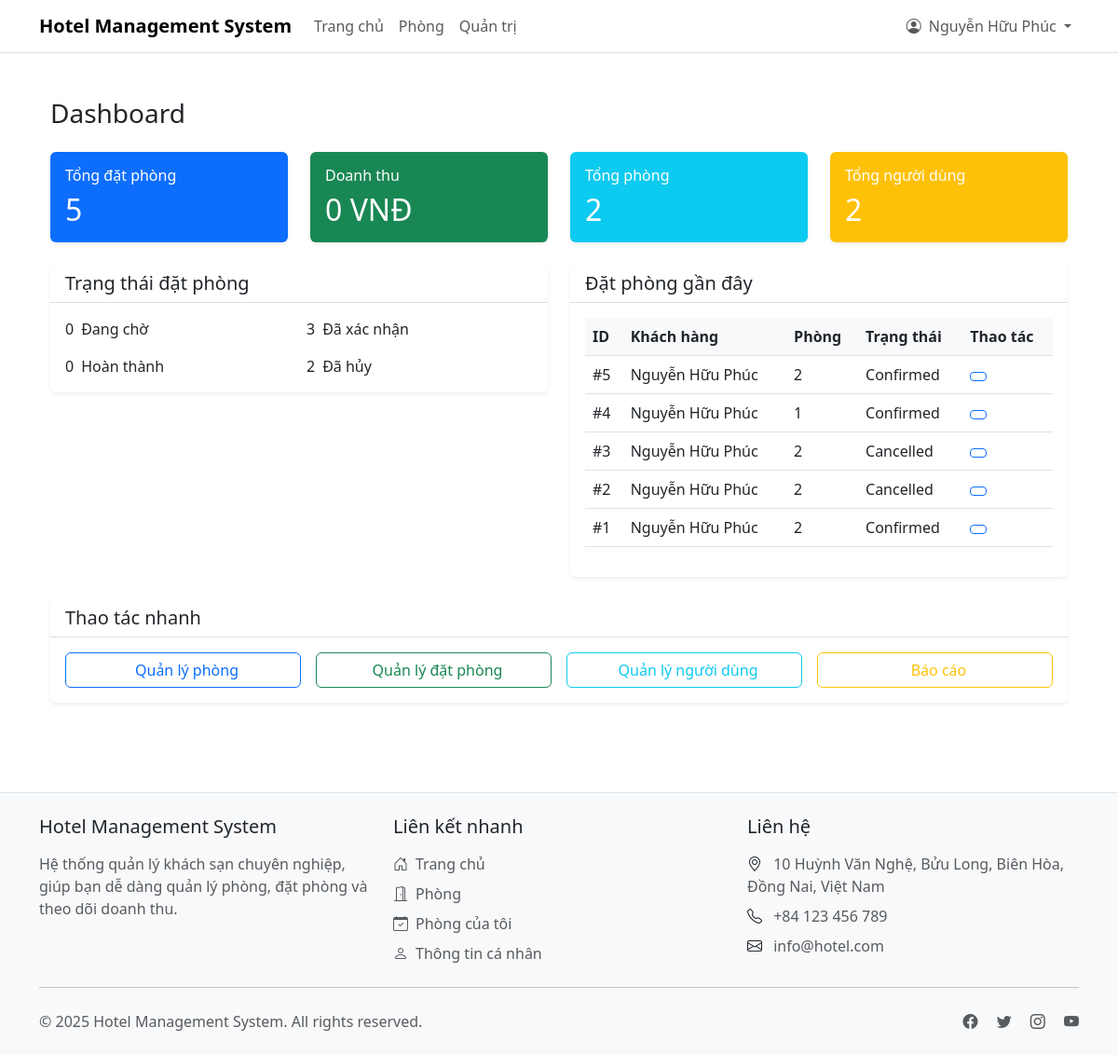
The app's page /admin/index.php (signed in) with its own data.
### tables this page shows
CREATE TABLE `bookings` (
  `id` int(11) NOT NULL,
  `user_id` int(11) NOT NULL,
  `room_id` int(11) NOT NULL,
  `check_in` date NOT NULL,
  `check_out` date NOT NULL,
  `total_price` decimal(10,2) NOT NULL,
  `status` enum('pending','confirmed','cancelled','completed') DEFAULT 'pending',
  `special_requests` text DEFAULT NULL,
  `created_at` timestamp NOT NULL DEFAULT current_timestamp(),
  `updated_at` timestamp NOT NULL DEFAULT current_timestamp() ON UPDATE current_timestamp(),
  `notes` varchar(255) DEFAULT NULL
);

CREATE TABLE `users` (
  `id` int(11) NOT NULL,
  `email` varchar(255) NOT NULL,
  `password` varchar(255) NOT NULL,
  `name` varchar(100) NOT NULL,
  `is_admin` enum('admin','user') DEFAULT NULL,
  `created_at` timestamp NOT NULL DEFAULT current_timestamp(),
  `updated_at` timestamp NOT NULL DEFAULT current_timestamp() ON UPDATE current_timestamp(),
  `phone` int(11) DEFAULT NULL
);

CREATE TABLE `rooms` (
  `id` int(11) NOT NULL,
  `room_number` varchar(10) NOT NULL,
  `type` varchar(50) NOT NULL,
  `price_per_night` decimal(10,2) NOT NULL,
  `capacity` int(11) NOT NULL,
  `description` text DEFAULT NULL,
  `status` enum('available','occupied','maintenance') DEFAULT 'available',
  `created_at` timestamp NOT NULL DEFAULT current_timestamp(),
  `updated_at` timestamp NOT NULL DEFAULT current_timestamp() ON UPDATE current_timestamp(),
  `image` varchar(255) DEFAULT NULL
);

### config/Database.php (called while the page is built, shortened)
<?php
class Database {
    private static $instance = null;
    private $pdo;
    private function __construct() {
        try {
            $host = 'localhost';
            $dbname = 'hotel_management2';
            $username = 'root';
            $password = '';
            $this->pdo = new PDO(
                "mysql:host=$host;dbname=$dbname;charset=utf8mb4",
                $username,
                $password,
                [
                    PDO::ATTR_ERRMODE => PDO::ERRMODE_EXCEPTION,
                    PDO::ATTR_DEFAULT_FETCH_MODE => PDO::FETCH_ASSOC,
                    PDO::ATTR_EMULATE_PREPARES => false
                ]
            );
        } catch (PDOException $e) {
            error_log("Database connection failed: " . $e->getMessage());
            throw new Exception("Database connection failed");
        }
    }
    public static function getInstance() {
        if (self::$instance === null) {
            self::$instance = new self();
        }
        return self::$instance;
    }
    public function query($sql, $params = []) {
        try {
            $stmt = $this->pdo->prepare($sql);
            $stmt->execute($params);
            return $stmt;
        } catch (PDOException $e) {
            error_log("Query failed: " . $e->getMessage());
            throw new Exception("Query failed");
        }
    }
    public function getConnection() {
        return $this->pdo;
    }
    public function fetchAll($sql, $params = []) {
        try {
            $stmt = $this->query($sql, $params);
            return $stmt->fetchAll();
        } catch (Exception $e) {
            error_log("FetchAll failed: " . $e->getMessage());
            return [];
        }
    }
}

### classes/Booking.php (called while the page is built, shortened)
<?php
class Booking {
    private $db;
    public function __construct() {
        $this->db = Database::getInstance()->getConnection();
    }
    public function getAllBookings($limit = null)
    {
        try {
            $sql = "
                SELECT b.*, r.room_number, r.type, u.name, u.email
                FROM bookings b
                INNER JOIN rooms r ON b.room_id = r.id
                INNER JOIN users u ON b.user_id = u.id
                ORDER BY b.created_at DESC
            ";
            if ($limit !== null) {
                $limit = (int)$limit;
                $sql .= " LIMIT $limit";
            }
            $stmt = $this->db->prepare($sql);
            $stmt->execute();
            return $stmt->fetchAll(PDO::FETCH_ASSOC) ?: [];
        } catch (PDOException $e) {
            error_log("Error getting all bookings: " . $e->getMessage());
            return [];
        }
    }
    public function getBookingStats() {
        try {
            $stats = [
                'total' => 0,
                'pending' => 0,
                'confirmed' => 0,
                'checked_in' => 0,
                'checked_out' => 0,
                'cancelled' => 0,
                'today' => 0,
                'this_week' => 0,
                'this_month' => 0
            ];
            $sql = "SELECT status, COUNT(*) as count FROM bookings GROUP BY status";
            $stmt = $this->db->prepare($sql);
            $stmt->execute();
            while ($row = $stmt->fetch(PDO::FETCH_ASSOC)) {
                $stats[$row['status']] = (int)$row['count'];
                $stats['total'] += (int)$row['count'];
            }
            $sql = "SELECT COUNT(*) as count FROM bookings WHERE DATE(created_at) = CURDATE()";
            $stmt = $this->db->prepare($sql);
            $stmt->execute();
            $stats['today'] = (int)$stmt->fetch(PDO::FETCH_ASSOC)['count'];
            $sql = "SELECT COUNT(*) as count FROM bookings WHERE YEARWEEK(created_at) = YEARWEEK(CURDATE())";
            $stmt = $this->db->prepare($sql);
            $stmt->execute();
            $stats['this_week'] = (int)$stmt->fetch(PDO::FETCH_ASSOC)['count'];
            $sql = "SELECT COUNT(*) as count FROM bookings WHERE MONTH(created_at) = MONTH(CURDATE()) AND YEAR(created_at) = YEAR(CURDATE())";
            $stmt = $this->db->prepare($sql);
            $stmt->execute();
            $stats['this_month'] = (int)$stmt->fetch(PDO::FETCH_ASSOC)['count'];
            return $stats;
        } catch (PDOException $e) {
            error_log("Error getting booking stats: " . $e->getMessage());
            return [];
        }
    }
}

### classes/Room.php (called while the page is built, shortened)
<?php
class Room {
    private $db;
    public function __construct() {
        $this->db = Database::getInstance();
        $this->uploadDir = dirname(__DIR__) . '/assets/images/rooms/';
    }
    public function getAllRooms() {
        try {
            $sql = "SELECT * FROM rooms ORDER BY room_number";
            return $this->db->fetchAll($sql);
        } catch (Exception $e) {
            error_log($e->getMessage());
            return [];
        }
    }
}

### classes/User.php (called while the page is built, shortened)
<?php
class User {
    private $db;
    public function __construct() {
        $this->db = Database::getInstance();
    }
    public function getAllUsers() {
        try {
            $sql = "SELECT id, email, name, is_admin, created_at FROM users ORDER BY id DESC";
            return $this->db->fetchAll($sql);
        } catch (PDOException $e) {
            error_log("Error getting all users: " . $e->getMessage());
            return [];
        }
    }
}

### admin/index.php (the view, shortened to what this page needs)
<?php
require_once '../includes/header.php';
require_once '../classes/Booking.php';
require_once '../classes/Room.php';
require_once '../classes/User.php';
$booking = new Booking();
$room = new Room();
$user = new User();
$bookingStats = $booking->getBookingStats();
$totalRooms = count($room->getAllRooms());
$totalUsers = count($user->getAllUsers());
$recentBookings = $booking->getAllBookings(5);
?>
<div class="container-fluid py-4">
    <div class="row">
        <div class="col-12">
            <h1 class="h3 mb-4">Dashboard</h1>
        </div>
    </div>
    <div class="row g-4 mb-4">
        <div class="col-md-3">
            <div class="card dashboard-card bg-primary text-white">
                <div class="card-body">
                    <div class="d-flex justify-content-between align-items-center">
                        <div>
                            <h6 class="card-title mb-0">Tổng đặt phòng</h6>
                            <h2 class="mt-2 mb-0"><?= $bookingStats['total'] ?? 0 ?></h2>
                        </div>
                    </div>
                </div>
            </div>
        </div>
        <div class="col-md-3">
            <div class="card dashboard-card bg-success text-white">
                <div class="card-body">
                    <div class="d-flex justify-content-between align-items-center">
                        <div>
                            <h6 class="card-title mb-0">Doanh thu</h6>
                            <h2 class="mt-2 mb-0"><?= number_format($bookingStats['total_revenue'] ?? 0, 0, ',', '.') ?> VNĐ</h2>
                        </div>
                    </div>
                </div>
            </div>
        </div>
        <div class="col-md-3">
            <div class="card dashboard-card bg-info text-white">
                <div class="card-body">
                    <div class="d-flex justify-content-between align-items-center">
                        <div>
                            <h6 class="card-title mb-0">Tổng phòng</h6>
                            <h2 class="mt-2 mb-0"><?= $totalRooms ?></h2>
                        </div>
                    </div>
                </div>
            </div>
        </div>
        <div class="col-md-3">
            <div class="card dashboard-card bg-warning text-white">
                <div class="card-body">
                    <div class="d-flex justify-content-between align-items-center">
                        <div>
                            <h6 class="card-title mb-0">Tổng người dùng</h6>
                            <h2 class="mt-2 mb-0"><?= $totalUsers ?></h2>
                        </div>
                    </div>
                </div>
            </div>
        </div>
    </div>
    <div class="row g-4 mb-4">
        <div class="col-md-6">
            <div class="card">
                <div class="card-header">
                    <h5 class="card-title mb-0">Trạng thái đặt phòng</h5>
                </div>
                <div class="card-body">
                    <div class="row g-3">
                        <div class="col-6">
                            <div class="d-flex align-items-center">
                                <div class="status-badge status-pending me-2"><?= $bookingStats['pending'] ?? 0 ?></div>
                                <span>Đang chờ</span>
                            </div>
                        </div>
                        <div class="col-6">
                            <div class="d-flex align-items-center">
                                <div class="status-badge status-confirmed me-2"><?= $bookingStats['confirmed'] ?? 0 ?></div>
                                <span>Đã xác nhận</span>
                            </div>
                        </div>
                        <div class="col-6">
                            <div class="d-flex align-items-center">
                                <div class="status-badge status-completed me-2"><?= $bookingStats['completed'] ?? 0 ?></div>
                                <span>Hoàn thành</span>
                            </div>
                        </div>
                        <div class="col-6">
                            <div class="d-flex align-items-center">
                                <div class="status-badge status-cancelled me-2"><?= $bookingStats['cancelled'] ?? 0 ?></div>
                                <span>Đã hủy</span>
                            </div>
                        </div>
                    </div>
                </div>
            </div>
        </div>
        <div class="col-md-6">
            <div class="card">
                <div class="card-header">
                    <h5 class="card-title mb-0">Đặt phòng gần đây</h5>
                </div>
                <div class="card-body">
                    <div class="table-responsive">
                        <table class="table table-hover">
                            <thead>
                                <tr>
                                    <th>ID</th>
                                    <th>Khách hàng</th>
                                    <th>Phòng</th>
                                    <th>Trạng thái</th>
                                    <th>Thao tác</th>
                                </tr>
                            </thead>
                            <tbody>
                                <?php foreach ($recentBookings as $booking): ?>
                                    <tr>
                                        <td>#<?= $booking['id'] ?></td>
                                        <td><?= htmlspecialchars($booking['name']) ?></td>
                                        <td><?= htmlspecialchars($booking['room_number']) ?></td>
                                        <td>
                                            <span class="status-badge status-<?= $booking['status'] ?>">
                                                <?= ucfirst($booking['status']) ?>
                                            </span>
                                        </td>
                                        <td>
                                            <a href="booking-details.php?id=<?= $booking['id'] ?>"
                                               class="btn btn-sm btn-outline-primary">
                                            </a>
                                        </td>
                                    </tr>
                                <?php endforeach; ?>
                            </tbody>
                        </table>
                    </div>
                </div>
            </div>
        </div>
    </div>
    <div class="row">
        <div class="col-12">
            <div class="card">
                <div class="card-header">
                    <h5 class="card-title mb-0">Thao tác nhanh</h5>
                </div>
                <div class="card-body">
                    <div class="row g-3">
                        <div class="col-md-3">
                            <a href="rooms.php" class="btn btn-outline-primary w-100">
                                <i class="fas fa-door-open me-2"></i>Quản lý phòng
                            </a>
                        </div>
                        <div class="col-md-3">
                            <a href="bookings.php" class="btn btn-outline-success w-100">
                                <i class="fas fa-calendar-check me-2"></i>Quản lý đặt phòng
                            </a>
                        </div>
                        <div class="col-md-3">
                            <a href="users.php" class="btn btn-outline-info w-100">
                                <i class="fas fa-users me-2"></i>Quản lý người dùng
                            </a>
                        </div>
                        <div class="col-md-3">
                            <a href="reports.php" class="btn btn-outline-warning w-100">
                                <i class="fas fa-chart-bar me-2"></i>Báo cáo
                            </a>
                        </div>
                    </div>
                </div>
            </div>
        </div>
    </div>
</div>
<?php require_once '../includes/footer.php'; ?>

### includes/header.php (style rules this page uses)
.card { border: none; box-shadow: 0 0.125rem 0.25rem rgba(0, 0, 0, 0.075); }
.card-header { background-color: #fff; border-bottom: 1px solid rgba(0, 0, 0, 0.125); }
.btn { font-weight: 500; }
.btn-outline-primary { color: #0d6efd; border-color: #0d6efd; }
.table th { font-weight: 600; background-color: #f8f9fa; }
.table td { vertical-align: middle; }

### records on screen
bookings: id "5", user.name "Nguyễn Hữu Phúc", room.room_number "2", status "Confirmed"
bookings: id "4", user.name "Nguyễn Hữu Phúc", room.room_number "1", status "Confirmed"
bookings: id "3", user.name "Nguyễn Hữu Phúc", room.room_number "2", status "Cancelled"
bookings: id "2", user.name "Nguyễn Hữu Phúc", room.room_number "2", status "Cancelled"
bookings: id "1", user.name "Nguyễn Hữu Phúc", room.room_number "2", status "Confirmed"

### other values on screen
SITE_NAME "Hotel Management System"
$_SESSION['user']['name'] "Nguyễn Hữu Phúc"
$bookingStats['total'] "5"
$bookingStats['total_revenue'] "0"
$totalRooms "2"
$totalUsers "2"
$bookingStats['pending'] "0"
$bookingStats['confirmed'] "3"
$bookingStats['completed'] "0"
$bookingStats['cancelled'] "2"
